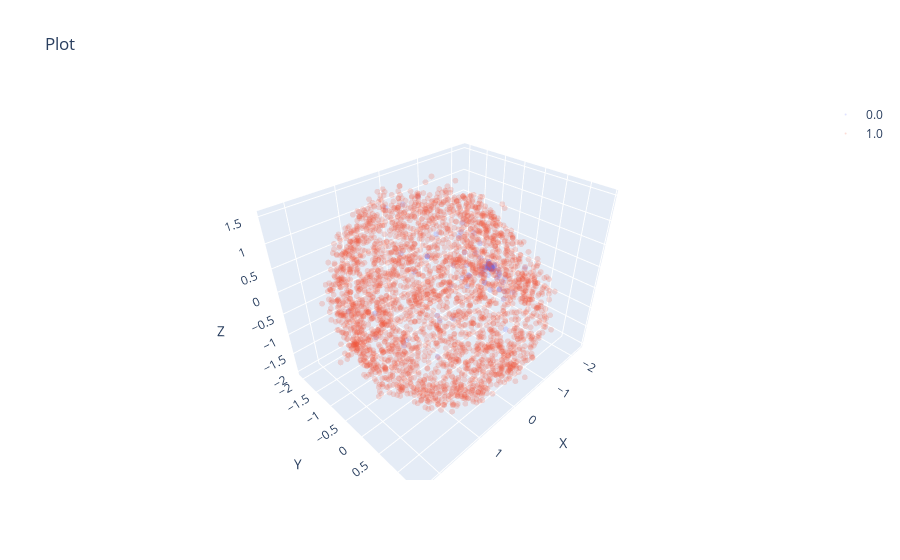

Notebook code for this chart:
### Code cell
run = api.run(f"{entity}/{project}/{run_id}")
folder_path = '../../src/wandb/'
cfg = OmegaConf.create(run.config)
folder_list = glob.glob(f"{folder_path}*{run.id}*")
ckpt_files = glob.glob(f"{folder_list[0]}/files/*.ckpt")
ckpt_path = ckpt_files[0]
# data_path2 = os.path.join(cfg., cfg.data.name + cfg.data.filetype)
# data = np.load(data_path2, allow_pickle=True)
# x_tensor = torch.tensor(data['data'], dtype=torch.float32, device=model.device)
# x_tensor_normalized = model.normalize(x_tensor)
cfg.data.root = '../' + cfg.data.root
# trainloader, valloader, X, phate_coords, colors, preprocessor = load_data(cfg)
model = Autoencoder.load_from_checkpoint(ckpt_path)
# cfg.dimensions.data = X.shape[1]
# cfg.training.mode = 'end2end'
# model = Autoencoder(cfg, preprocessor)
# model = Autoencoder.load_from_checkpoint(ckpt_path, preprocessor=preprocessor)
data = np.load(f"{cfg.data.root}/{cfg.data.name}{cfg.data.filetype}", allow_pickle=True)
with torch.no_grad():
    model.eval()
    x = torch.tensor(data['data'], dtype=torch.float32, device=model.device)
    z = model.encoder(x)
    xh = model.decoder(z)
zc = z.cpu().numpy()
scatter(zc, data['mask_x'], s=2, alpha=0.2)

### Figure 1 — Plotly figure (JSON) as saved in the notebook; plotly's stock layout.template omitted (floating-point values rounded to 4 significant figures; data arrays with more than 128 entries replaced by an {"elided": "..."} marker saying what was removed)
{"data": [{"marker": {"color": 0, "colorscale": [[0, "#440154"], [0.1111, "#482878"], [0.2222, "#3e4989"], [0.3333, "#31688e"], [0.4444, "#26828e"], [0.5556, "#1f9e89"], [0.6667, "#35b779"], [0.7778, "#6ece58"], [0.8889, "#b5de2b"], [1, "#fde725"]], "opacity": 0.2, "size": 2}, "mode": "markers", "name": "0.0", "type": "scatter3d", "x": {"elided": "1216 float values"}, "y": {"elided": "1216 float values"}, "z": {"elided": "1216 float values"}}, {"marker": {"color": 1, "opacity": 0.2, "size": 2}, "mode": "markers", "name": "1.0", "type": "scatter3d", "x": {"elided": "3040 float values"}, "y": {"elided": "3040 float values"}, "z": {"elided": "3040 float values"}}], "layout": {"scene": {"xaxis": {"title": {"text": "X"}}, "yaxis": {"title": {"text": "Y"}}, "zaxis": {"title": {"text": "Z"}}}, "showlegend": true, "title": {"text": "Plot"}}}
